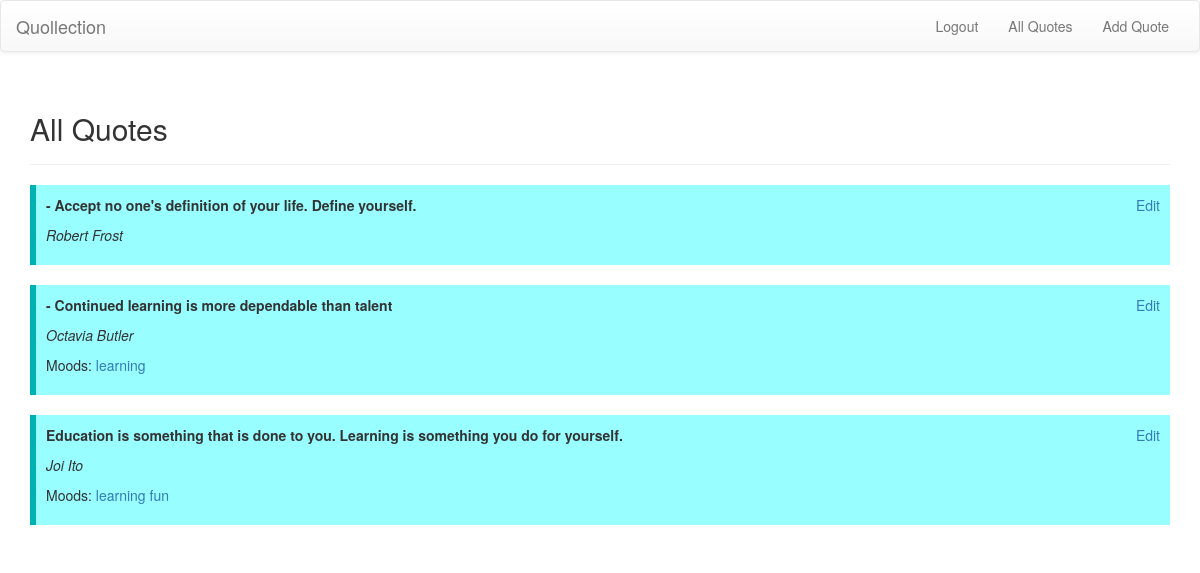
Page /all (signed in) on the earlier database version.
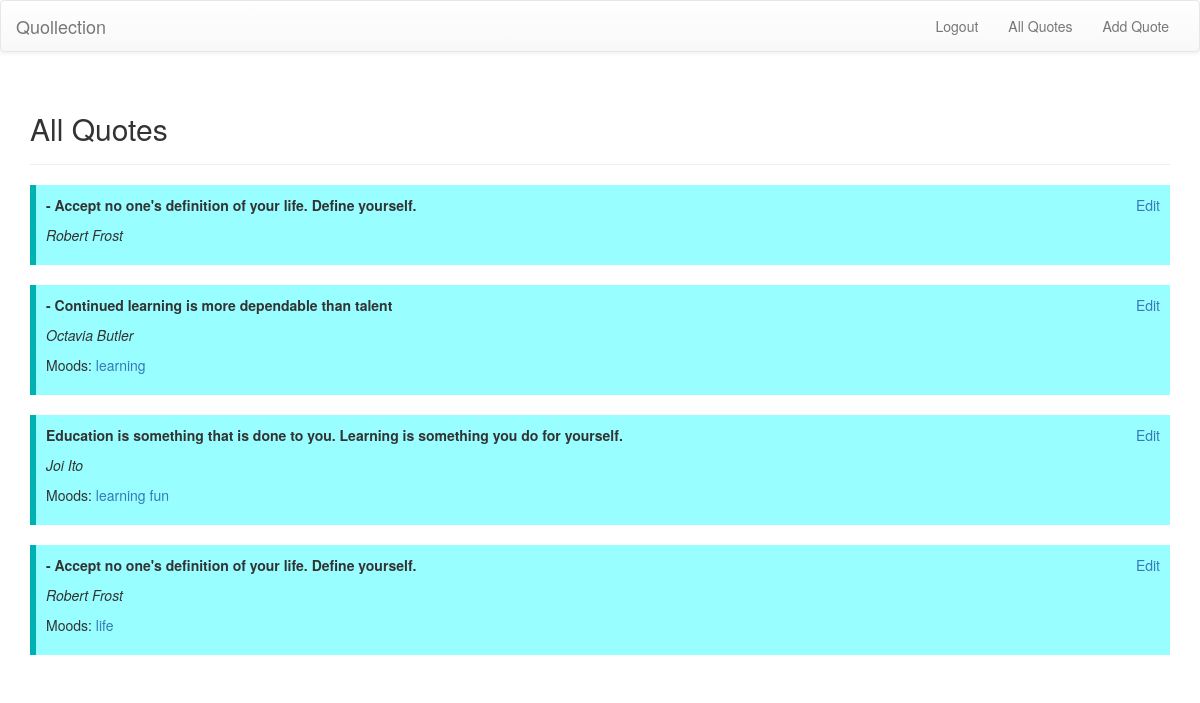
Same page on the later database version.
### model.py (models this page shows)
class Quote(Base):
    __tablename__ = 'quote'
    id = Column(Integer, primary_key=True)
    text = Column(String(255))
    source = Column(String(255))
    quote_source = Column(String(255))
    user_id = Column(Integer, ForeignKey('user.id'))
    user = relationship("User", uselist=False, back_populates="quotes")
    moods = relationship("MoodAssociation", back_populates="quote")

class MoodAssociation(Base):
    __tablename__ = 'moodAssociation'
    quote_id = Column(Integer, ForeignKey('quote.id'), primary_key=True)
    mood_id = Column(Integer, ForeignKey('mood.id'), primary_key=True)
    quote = relationship("Quote", back_populates="moods")
    mood = relationship("Mood", back_populates="quotes")

class Mood(Base):
    __tablename__ = 'mood'
    id = Column(Integer, primary_key=True)
    description = Column(String(255))
    user_id = Column(Integer, ForeignKey('user.id'))
    user = relationship("User", uselist=False, back_populates="moods")
    quotes = relationship("MoodAssociation", back_populates="mood")

### webapp.py (the view)
@app.route('/all')
def view_all_quotes():
    if 'id' not in login_session:
        flash("You must be logged in to perform this action", 'alert-danger')
        return redirect(url_for('login'))
    quotes = session.query(Quote).filter_by(user_id=login_session['id']).all()
    return render_template('all_quotes.html', quotes=quotes)

### templates/all_quotes.html (shortened to what this page needs)
{% extends "layout.html" %}
{% block title %}All Quotes{% endblock %}
{% block body %}
{% if quotes==[] %}
<p>You have no quotes.</p>
{% else %}
<div class="quotes">
	{% for quote in quotes %}
	<div class="quote">
    <div class="pull-right"><a href="{{url_for('edit_quote', quote_id=quote.id)}}">Edit</a></div>
   	<p><b>{{quote.text}}</b></p>
   	<p><i>{{quote.source}}</i></p>
   	<p>{% if quote.moods != [] %} Moods: {% endif %}
    {% for moodassoc in quote.moods %}
   		<a href="{{ url_for('view_quotes_by_mood', mood_id=moodassoc.mood_id) }}">{{ moodassoc.mood.description }}</a>
   	{% endfor %}</p>
   	</div>
  	{% endfor %}
</div>
{% endif %}
{% endblock %}

### templates/layout.html (shortened to what this page needs)
<!doctype html>
<head>
<link rel=stylesheet type=text/css href="{{ url_for('static', filename='stylesheet.css') }}">
<link rel="stylesheet" href="https://maxcdn.bootstrapcdn.com/bootstrap/3.3.7/css/bootstrap.min.css">
<link rel="stylesheet" href="https://maxcdn.bootstrapcdn.com/bootstrap/3.3.7/css/bootstrap-theme.min.css">
</head>
<body>
<div class=page>
	{% if not hide_nav %}
  	<nav class="navbar navbar-default">
  		<div class="container-fluid">
  			<div class="navbar-header">
				<a class="navbar-brand" href="{{ url_for('homepage') }}">Quollection</a>
			</div>
			<div class="collapse navbar-collapse" id="bs-example-navbar-collapse-1">
				<ul class="nav navbar-nav navbar-right">
        			<li><a href="{{ url_for('logout') }}">Logout</a></li>
        			<li><a href="{{ url_for('view_all_quotes') }}">All Quotes</a></li>
        			<li><a href="{{ url_for('add_quote') }}">Add Quote</a></li>
        		</ul>
	  		</div>
  		</div>
  	</nav>
  	{% endif %}
  	<div class="container">
  	<div class="page-header">
		<h2>{% block title %}{% endblock %}</h2>
  	</div>
	{% block body %}{% endblock %}
	</div>
</div>
</body>

### static/stylesheet.css (style rules this page uses)
.quote { background-color: #98FEFF; border-left: 6px solid #00B1B2; margin: 20px 0; padding: 10px; }

Differences in the rows shown:
added Quote: text "- Accept no one's definition of your life. Define yourself.", source "Robert Frost", shows "Moods:"
added MoodAssociation: mood.description "life", shown under "- Accept no one's definition of your life. Define yourself."
